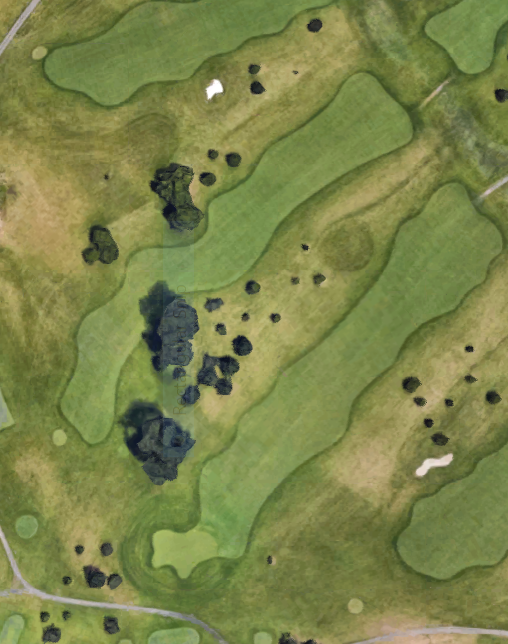
#> input picture OSURC/image.PNG, 508 x 644 px, given in place of the camera
$ python 'liveImageProcessing EX.py'
#> lines starting #> are read from the running program, lines starting #| are printed output that depends on the picture
import numpy as np
import cv2

cap = cv2.VideoCapture(0)

def contraster(img, alpha, beta):
    #alpha: contrast
    #beta: brightness
    contrasted_image = cv2.addWeighted(img, alpha, np.zeros(img.shape, img.dtype), 0, beta)
    return contrasted_image

def blur(img, xDeviation, yDeviation):
    blur = cv2.GaussianBlur(img,(xDeviation,yDeviation),0)
    return blur

def edgeConverter(img, lowThreshold, thresRatio):
    edges = cv2.Canny(img, lowThreshold, lowThreshold*thresRatio)
    return edges

def nothing(x):
    pass

cv2.namedWindow('image')
cv2.createTrackbar('BLUR','image',0,100,nothing)
cv2.createTrackbar('CONTRAST','image',1,10,nothing)
cv2.createTrackbar('BRIGHTNESS','image',0,100,nothing)
cv2.createTrackbar('EDGE_Threshold','image',0,200,nothing)
cv2.createTrackbar('EDGE_Ratio','image',0,10,nothing)

while(True):
    # Capture frame-by-frame
    ret, frame = cap.read()
#> frame is the input picture: shape (644, 508, 3); mean B, G, R 74.2, 132.3, 123.8

    blurTrack = cv2.getTrackbarPos('BLUR','image')
    contrastTrack = cv2.getTrackbarPos('CONTRAST','image')
    brightnessTrack = cv2.getTrackbarPos('BRIGHTNESS', 'image')
    thresholdTrack = cv2.getTrackbarPos('EDGE_Threshold', 'image')
    ratioTrack = cv2.getTrackbarPos('EDGE_Ratio','image')

    if blurTrack %2 == 0:
        blurTrack += 1

    proccessedImage = edgeConverter(blur(contraster(frame, contrastTrack, brightnessTrack), blurTrack, blurTrack),thresholdTrack, ratioTrack) #apply all filters
#> in edgeConverter, `edges = cv2.Canny(img, lowThreshold, lowThreshold*thresRatio)`:
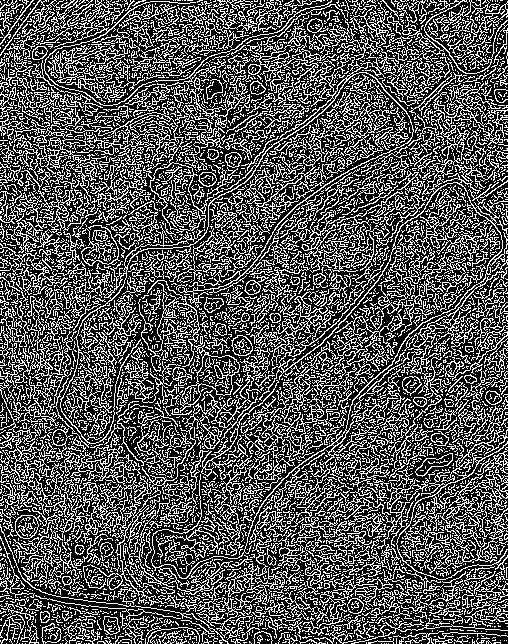
#> edges: shape (644, 508); 33.6% white in thin lines or dots
    proccessedImage = cv2.cvtColor(proccessedImage, cv2.COLOR_GRAY2RGB)
#> proccessedImage: shape (644, 508, 3); 33.6% white in thin lines or dots
    shownImage = cv2.resize(np.hstack((frame,proccessedImage)), (0,0), fx=0.8, fy=0.8)
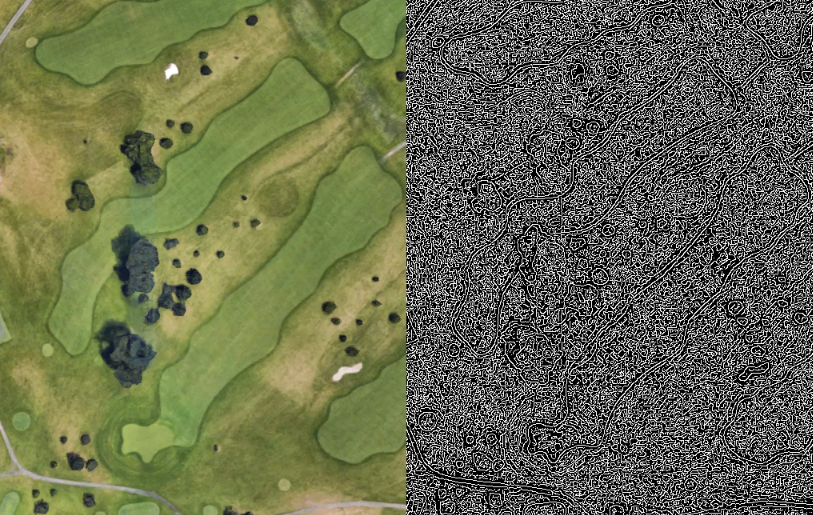
#> shownImage: shape (515, 813, 3); mean B, G, R 79.9, 109, 104.7

    # Display the resulting frame
    cv2.imshow('seperate',shownImage)
    #cv2.imshow('gray', gray)
    #cv2.imshow('frame2', frame)
    if cv2.waitKey(1) & 0xFF == ord('q'):
#> (key q is pressed here)
        break

# When everything done, release the capture
cap.release()
cv2.destroyAllWindows()

$ run again, on OSURC/objIdent.PNG
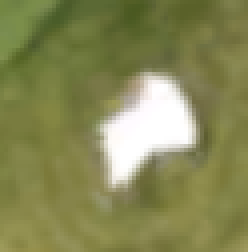
#> input picture OSURC/objIdent.PNG, 62 x 63 px, given in place of the camera (shown 4 times larger)
#> frame is the input picture: shape (63, 62, 3); mean B, G, R 85.1, 136, 133.9
#> in edgeConverter, `edges = cv2.Canny(img, lowThreshold, lowThreshold*thresRatio)`:
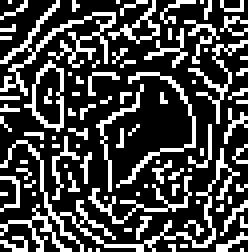
#> edges: shape (63, 62) (shown 4 times larger); 27.9% white in thin lines or dots
#> proccessedImage: shape (63, 62, 3); 27.9% white in thin lines or dots
#> `shownImage = cv2.resize(np.hstack((frame,proccessedImage)), (0,0), fx=..`:
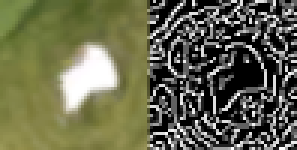
#> shownImage: shape (50, 99, 3) (shown 3 times larger); mean B, G, R 78, 103.5, 102.4
